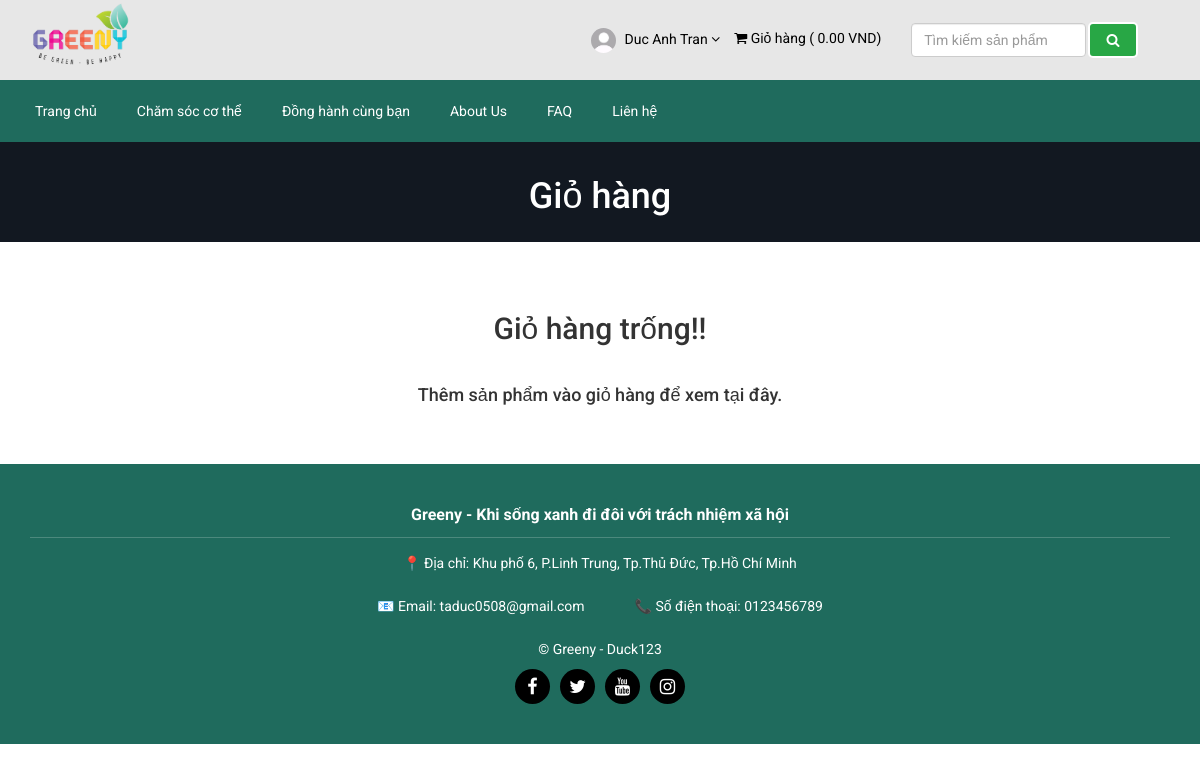
Page /cart.php (signed in) on the earlier database version.
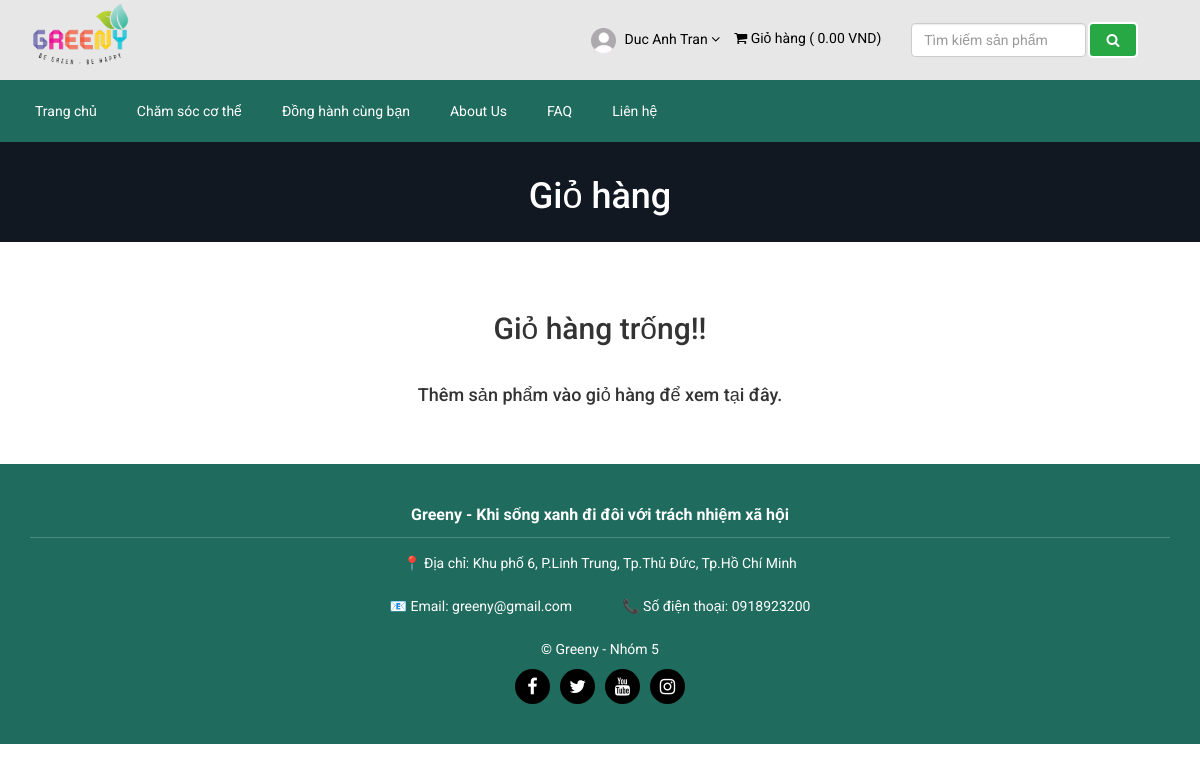
Same page on the later database version.
### tables this page shows
CREATE TABLE `table_settings` (
  `id` int(11) NOT NULL,
  `logo` text NOT NULL,
  `favicon` text NOT NULL,
  `footer_about` text NOT NULL,
  `footer_copyright` text NOT NULL,
  `contact_address` text NOT NULL,
  `contact_email` text NOT NULL,
  `contact_phone` text NOT NULL,
  `contact_map_iframe` text NOT NULL,
  `receive_email` text NOT NULL,
  `receive_email_subject` text NOT NULL,
  `receive_email_thank_you_message` text NOT NULL,
  `forget_password_message` text NOT NULL,
  `total_latest_product` int(11) NOT NULL,
  `total_popular_product` int(11) NOT NULL,
  `total_featured_product` int(11) NOT NULL,
  `meta_title` text NOT NULL,
  `banner_login` text NOT NULL,
  `banner_registration` text NOT NULL,
  `banner_forget_password` text NOT NULL,
  `banner_reset_password` text NOT NULL,
  `banner_search` text NOT NULL,
  `banner_cart` text NOT NULL,
  `banner_checkout` text NOT NULL,
  `banner_product_category` text NOT NULL,
  `cta_title` text NOT NULL,
  `cta_content` text NOT NULL,
  `cta_read_more_text` text NOT NULL,
  `cta_read_more_url` text NOT NULL,
  `cta_photo` text NOT NULL,
  `latest_product_title` text NOT NULL,
  `latest_product_subtitle` text NOT NULL,
  `popular_product_title` text NOT NULL,
  `popular_product_subtitle` text NOT NULL,
  `bank_public_key` text NOT NULL,
  `bank_secret_key` text NOT NULL,
  `bank_detail` text NOT NULL,
  `before_head` text NOT NULL,
  `after_body` text NOT NULL,
  `before_body` text NOT NULL,
  `service_on_off` int(11) NOT NULL,
  `latest_product_on_off` int(11) NOT NULL,
  `popular_product_on_off` int(11) NOT NULL
);

### cart.php (the view, shortened to what the changed rows need)
<?php require_once('header.php'); ?>
<?php
$query = $pdo->prepare("SELECT * FROM table_settings WHERE id=1");
$query->execute();
$result = $query->fetchAll(PDO::FETCH_ASSOC);
foreach ($result as $row) {
    $banner_cart = $row['banner_cart'];
}
?>
<div class="page-banner" style="background-image: url(assets/uploads/<?php echo $banner_cart; ?>)">
    <div class="overlay"></div>
    <div class="page-banner-inner">
        <h1><?php echo 'Giỏ hàng' ?></h1>
    </div>
</div>
<div class="page">
    <div class="container">
        <div class="row">
            <div class="col-md-12">
                <?php if (!isset($_SESSION['cart_p_id'])): ?>
                    <?php echo '<h2 class="text-center">Giỏ hàng trống!!</h2></br>'; ?>
                <?php endif; ?>
            </div>
        </div>
    </div>
</div>
<?php require_once('footer.php'); ?>

### header.php (shortened to what the changed rows need)
<?php
include("admin/inc/config.php");
$query = $pdo->prepare("SELECT * FROM table_settings WHERE id=1");
$query->execute();
$result = $query->fetchAll(PDO::FETCH_ASSOC);
foreach ($result as $row) {
    $logo = $row['logo'];
}
?>
<!DOCTYPE html>
<html lang="en">
<head>
    <link rel="stylesheet" href="assets/css/bootstrap.min.css">
    <link rel="stylesheet" href="assets/css/font-awesome.min.css">
    <link rel="stylesheet" href="assets/css/owl.carousel.min.css">
    <link rel="stylesheet" href="assets/css/owl.theme.default.min.css">
    <link rel="stylesheet" href="assets/css/jquery.bxslider.min.css">
    <link rel="stylesheet" href="assets/css/magnific-popup.css">
    <link rel="stylesheet" href="assets/css/rating.css">
    <link rel="stylesheet" href="assets/css/spacing.css">
    <link rel="stylesheet" href="assets/css/bootstrap-touch-slider.css">
    <link rel="stylesheet" href="assets/css/animate.min.css">
    <link rel="stylesheet" href="assets/css/tree-menu.css">
    <link rel="stylesheet" href="assets/css/select2.min.css">
    <link rel="stylesheet" href="assets/css/main.css">
    <link rel="stylesheet" href="assets/css/responsive.css">
</head>
<body>
    <div class="header">
        <div class="container">
            <div class="row inner">
                <div class="col-md-4 logo">
                    <a href="index.php"><img src="assets/uploads/<?php echo $logo; ?>" alt="logo image"></a>
                </div>
            </div>
        </div>
    </div>
    <div class="nav">
    </div>
</body>

### footer.php (shortened to what the changed rows need)
<?php require_once('header.php'); ?>
<?php
$query = $pdo->prepare("SELECT * FROM table_settings WHERE id=1");
$query->execute();
$result = $query->fetchAll(PDO::FETCH_ASSOC);
foreach ($result as $row) {
    $footer_about = $row['footer_about'];
    $contact_email = $row['contact_email'];
    $contact_phone = $row['contact_phone'];
    $contact_address = $row['contact_address'];
    $footer_copyright = $row['footer_copyright'];
}
?>
<div class="footer-bottom">
    <div class="container">
        <div class="footer-top">
            <?php echo str_replace(['<p>', '</p>'], '', $footer_about); ?>
        </div>
        <div class="footer-info">
            <p>📍 Địa chỉ: <?php echo htmlspecialchars($contact_address); ?></p>
        </div>
        <div class="footer-info">
            <div class="footer-item">
                <p>📧 Email: <?php echo htmlspecialchars($contact_email); ?></p>
            </div>
            <div class="footer-item">
                <p>📞 Số điện thoại: <?php echo htmlspecialchars($contact_phone); ?></p>
            </div>
        </div>
        <div class="footer-bottom-info">
            <p>© <?php echo htmlspecialchars($footer_copyright); ?></p>
            <ul class="social">
                <?php
                $query = $pdo->prepare("SELECT * FROM table_social");
                $query->execute();
                $result = $query->fetchAll(PDO::FETCH_ASSOC);
                foreach ($result as $row) {
                ?>
                <?php if ($row['social_url'] != ''): ?>
                <li><a href="<?php echo $row['social_url']; ?>"><i class="<?php echo $row['social_icon']; ?>"></i></a>
                </li>
                <?php endif; ?>
                <?php
                }
                ?>
            </ul>
        </div>
    </div>

Differences in the rows shown:
changed table_settings "Greeny - Khi sống xanh đi đôi với trách nhiệm xã hội": contact_email "taduc0508@gmail.com" → "greeny@gmail.com"; contact_phone "0123456789" → "0918923200"; footer_copyright "Greeny - Duck123" → "Greeny - Nhóm 5"
